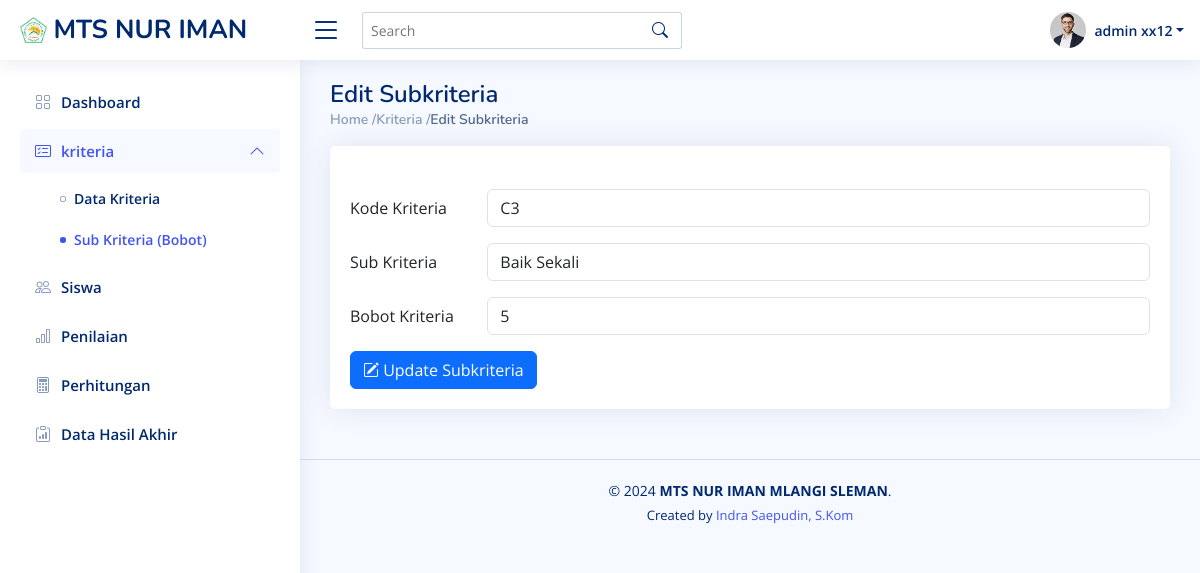
The page /kriteria/sub_edit_kriteria.php?id=6 (signed in) on the database its author committed.
### tables this page shows
CREATE TABLE `sub_kriteria` (
  `id_sub_kriteria` int(11) NOT NULL,
  `kode_kriteria` varchar(50) DEFAULT NULL,
  `sub_kriteria` varchar(255) DEFAULT NULL,
  `bobot_sub_kriteria` float DEFAULT NULL
);

### kriteria/sub_edit_kriteria.php (the view, shortened to what this page needs)
<?php
include '../conn.php';
$id_sub_kriteria = $_GET['id'];
$sql_check = "SELECT * FROM sub_kriteria WHERE id_sub_kriteria = '$id_sub_kriteria'";
$result_check = $conn->query($sql_check);
$data_kriteria = $result_check->fetch_assoc();
?>
<!DOCTYPE html>
<html lang="en">
<head>
  <link href="../assets/template/NiceAdmin/assets/vendor/bootstrap/css/bootstrap.min.css" rel="stylesheet">
  <link href="../assets/template/NiceAdmin/assets/vendor/bootstrap-icons/bootstrap-icons.css" rel="stylesheet">
  <link href="../assets/template/NiceAdmin/assets/vendor/boxicons/css/boxicons.min.css" rel="stylesheet">
  <link href="../assets/template/NiceAdmin/assets/vendor/quill/quill.snow.css" rel="stylesheet">
  <link href="../assets/template/NiceAdmin/assets/vendor/quill/quill.bubble.css" rel="stylesheet">
  <link href="../assets/template/NiceAdmin/assets/vendor/remixicon/remixicon.css" rel="stylesheet">
  <link href="../assets/template/NiceAdmin/assets/vendor/simple-datatables/style.css" rel="stylesheet">
  <link href="../assets/template/NiceAdmin/assets/css/style.css" rel="stylesheet">
  <link rel="stylesheet" href="https://cdn.jsdelivr.net/npm/sweetalert2@11/dist/sweetalert2.min.css">
</head>
<body>
  <header id="header" class="header fixed-top d-flex align-items-center">
    <div class="d-flex align-items-center justify-content-between">
      <a href="../dashboard.php" class="logo d-flex align-items-center">
        <img src="../assets/img/logo-mts.png" alt="">
        <span class="d-none d-lg-block"> MTS NUR IMAN</span>
      </a>
      <i class="bi bi-list toggle-sidebar-btn"></i>
    </div>
    <div class="search-bar">
      <form class="search-form d-flex align-items-center" method="POST" action="#">
        <input type="text" name="query" placeholder="Search" title="Enter search keyword">
        <button type="submit" title="Search"><i class="bi bi-search"></i></button>
      </form>
    </div>
    <nav class="header-nav ms-auto">
      <ul class="d-flex align-items-center">
        <li class="nav-item dropdown pe-3">
          <a class="nav-link nav-profile d-flex align-items-center pe-0" href="#" data-bs-toggle="dropdown">
            <img src="../assets/template/NiceAdmin/assets/img/profile-img.jpg" alt="Profile" class="rounded-circle">
            <span class="d-none d-md-block dropdown-toggle ps-2"> <?php echo $_SESSION['admin']['nama']; ?></span>
          </a>
        </li>
      </ul>
    </nav>
  </header>
  <aside id="sidebar" class="sidebar">
    <ul class="sidebar-nav" id="sidebar-nav">
      <li class="nav-item">
        <a class="nav-link collapsed" href="../dashboard.php">
          <i class="bi bi-grid"></i>
          <span>Dashboard</span>
        </a>
      </li>
      <li class="nav-item">
        <a class="nav-link" data-bs-target="#kriteria-nav" data-bs-toggle="collapse" href="#">
          <i class="bi bi-card-checklist"></i><span>kriteria</span><i class="bi bi-chevron-down ms-auto"></i>
        </a>
        <ul id="kriteria-nav" class="nav-content" data-bs-parent="#sidebar-nav">
          <li>
            <a href="../data_kriteria.php">
              <i class="bi bi-circle"></i><span>Data Kriteria</span>
            </a>
          </li>
          <li>
            <a href="sub_lihat_kriteria.php" class="active">
              <i class="bi bi-circle"></i><span>Sub Kriteria (Bobot)</span>
            </a>
          </li>
        </ul>
      </li>
      <li class="nav-item">
        <a class="nav-link collapsed" href="../siswa/lihat_siswa.php">
          <i class="bi bi-people"></i>
          <span>Siswa</span>
        </a>
      </li>
      <li class="nav-item">
        <a class="nav-link collapsed" href="../penilaian/lihat_penilaian.php">
          <i class="bi bi-bar-chart"></i>
          <span>Penilaian</span>
        </a>
      </li>
      <li class="nav-item">
        <a class="nav-link collapsed" href="../perhitungan/perhitungan_psi.php">
          <i class="bi bi-calculator"></i>
          <span>Perhitungan</span>
        </a>
      </li>
      <li class="nav-item">
        <a class="nav-link collapsed" href="../hasil_akhir/hasil_akhir.php">
          <i class="bi bi-clipboard-data"></i>
          <span>Data Hasil Akhir</span>
        </a>
      </li>
    </ul>
  </aside>
  <main id="main" class="main">
    <div class="pagetitle">
      <h1>Edit Subkriteria</h1>
      <nav>
        <ol class="breadcrumb">
          <li class="breadcrumb-item">Home /</li>
          <li class="breadcrumb-iteme">Kriteria /</li>
          <li class="breadcrumb-item active">Edit Subkriteria</li>
        </ol>
      </nav>
    </div>
    <section class="section dashboard">
      <div class="row">
        <div class="col-lg-12">
          <div class="row">
            <section class="section dashboard">
              <div class="row">
                <div class="col-lg-12">
                  <div class="row">
                    <section class="section">
                      <div class="row">
                        <div class="col-lg-12">
                          <div class="card">
                            <div class="card-body">
                              <h5 class="card-title"></h5>
                              <form id="formKriteria" action="<?php echo htmlspecialchars($_SERVER["PHP_SELF"]) . '?id=' . $id_sub_kriteria; ?>" method="post">
                                <div class="row mb-3">
                                  <label for="kode_kriteria" class="col-sm-2 col-form-label">Kode Kriteria</label>
                                  <div class="col-sm-10">
                                    <input type="text" class="form-control" name="kode_kriteria" id="kode_kriteria" value="<?php echo $data_kriteria['kode_kriteria']; ?>" required readonly />
                                  </div>
                                </div>
                                <div class="row mb-3">
                                  <label for="sub_kriteria" class="col-sm-2 col-form-label">Sub Kriteria</label>
                                  <div class="col-sm-10">
                                    <input type="text" class="form-control" name="sub_kriteria" id="sub_kriteria" value="<?php echo $data_kriteria['sub_kriteria']; ?>" required></input>
                                  </div>
                                </div>
                                <div class="row mb-3">
                                  <label for="bobot_sub_kriteria" class="col-sm-2 col-form-label">Bobot Kriteria</label>
                                  <div class="col-sm-10">
                                    <input type="text" class="form-control" name="bobot_sub_kriteria" id="bobot_sub_kriteria" value="<?php echo $data_kriteria['bobot_sub_kriteria']; ?>" required></input>
                                  </div>
                                </div>
                                <button type="submit" class="btn btn-primary">
                                  <i class="bi bi-pencil-square"></i> Update Subkriteria
                                </button>
                              </form>
                            </div>
                          </div>
                        </div>
                      </div>
                    </section>
                  </div>
                </div>
              </div>
            </section>
          </div>
        </div>
      </div>
    </section>
  </main>
  <footer id="footer" class="footer">
    <div class="copyright">
      &copy; <?php echo date('Y'); ?> <strong>MTS NUR IMAN MLANGI SLEMAN</strong>.
      <div class="credits">
        Created by <a href="#" target="_blank">Indra Saepudin, S.Kom</a>
      </div>
    </div>
  </footer>
</body>
</html>

### assets/template/NiceAdmin/assets/css/style.css (style rules this page uses)
:root { scroll-behavior: smooth; }
body { font-family: "Open Sans", sans-serif; background: #f6f9ff; color: #444444; }
a { color: #4154f1; text-decoration: none; }
h1, h2, h3, h4, h5, h6 { font-family: "Nunito", sans-serif; }
#main { margin-top: 60px; padding: 20px 30px; transition: all 0.3s; }
.pagetitle { margin-bottom: 10px; }
.pagetitle h1 { font-size: 24px; margin-bottom: 0; font-weight: 600; color: #012970; }
.card { margin-bottom: 30px; border: none; border-radius: 5px; box-shadow: 0px 0 30px rgba(1, 41, 112, 0.1); }
.card-title { padding: 20px 0 15px 0; font-size: 18px; font-weight: 500; color: #012970; font-family: "Poppins", sans-serif; }
.card-body { padding: 0 20px 20px 20px; }
.breadcrumb { font-size: 14px; font-family: "Nunito", sans-serif; color: #899bbd; font-weight: 600; }
.breadcrumb .breadcrumb-item::before { color: #899bbd; }
.breadcrumb .active { color: #51678f; font-weight: 600; }
.logo { line-height: 1; }
@media (min-width: 1200px) { .logo { width: 280px; } }
.logo img { max-height: 26px; margin-right: 6px; }
.logo span { font-size: 26px; font-weight: 700; color: #012970; font-family: "Nunito", sans-serif; }
.header { transition: all 0.5s; z-index: 997; height: 60px; box-shadow: 0px 2px 20px rgba(1, 41, 112, 0.1); background-color: #fff; padding-left: 20px; }
.header .toggle-sidebar-btn { font-size: 32px; padding-left: 10px; cursor: pointer; color: #012970; }
.header .search-bar { min-width: 360px; padding: 0 20px; }
.header .search-form { width: 100%; }
.header .search-form input { border: 0; font-size: 14px; color: #012970; border: 1px solid rgba(1, 41, 112, 0.2); padding: 7px 38px 7px 8px; border-radius: 3px; transition: 0.3s; width: 100%; }
.header .search-form button { border: 0; padding: 0; margin-left: -30px; background: none; }
.header .search-form button i { color: #012970; }
.header-nav ul { list-style: none; }
.header-nav>ul { margin: 0; padding: 0; }
.header-nav .nav-profile { color: #012970; }
.header-nav .nav-profile img { max-height: 36px; }
.header-nav .nav-profile span { font-size: 14px; font-weight: 600; }
.sidebar { position: fixed; top: 60px; left: 0; bottom: 0; width: 300px; z-index: 996; transition: all 0.3s; padding: 20px; overflow-y: auto; scrollbar-width: thin; scrollbar-color: #aab7cf transparent; box-shadow: 0px 0px 20px rgba(1, 41, 112, 0.1); background-color: #fff; }
@media (min-width: 1200px) { #main, #footer { margin-left: 300px; } }
.sidebar-nav { padding: 0; margin: 0; list-style: none; }
.sidebar-nav li { padding: 0; margin: 0; list-style: none; }
.sidebar-nav .nav-item { margin-bottom: 5px; }
.sidebar-nav .nav-link { display: flex; align-items: center; font-size: 15px; font-weight: 600; color: #4154f1; transition: 0.3; background: #f6f9ff; padding: 10px 15px; border-radius: 4px; }
.sidebar-nav .nav-link i { font-size: 16px; margin-right: 10px; color: #4154f1; }
.sidebar-nav .nav-link.collapsed { color: #012970; background: #fff; }
.sidebar-nav .nav-link.collapsed i { color: #899bbd; }
.sidebar-nav .nav-link .bi-chevron-down { margin-right: 0; transition: transform 0.2s ease-in-out; }
.sidebar-nav .nav-link:not(.collapsed) .bi-chevron-down { transform: rotate(180deg); }
.sidebar-nav .nav-content { padding: 5px 0 0 0; margin: 0; list-style: none; }
.sidebar-nav .nav-content a { display: flex; align-items: center; font-size: 14px; font-weight: 600; color: #012970; transition: 0.3; padding: 10px 0 10px 40px; transition: 0.3s; }
.sidebar-nav .nav-content a i { font-size: 6px; margin-right: 8px; line-height: 0; border-radius: 50%; }
.sidebar-nav .nav-content a:hover, .sidebar-nav .nav-content a.active { color: #4154f1; }
.sidebar-nav .nav-content a.active i { background-color: #4154f1; }
.footer { padding: 20px 0; font-size: 14px; transition: all 0.3s; border-top: 1px solid #cddfff; }
.footer .copyright { text-align: center; color: #012970; }
.footer .credits { padding-top: 5px; text-align: center; font-size: 13px; color: #012970; }

### rows shown on the page
sub_kriteria: kode_kriteria "C3", sub_kriteria "Baik Sekali", bobot_sub_kriteria "5"

### other values the page prints
$_SESSION['admin']['nama'] "admin xx12"
